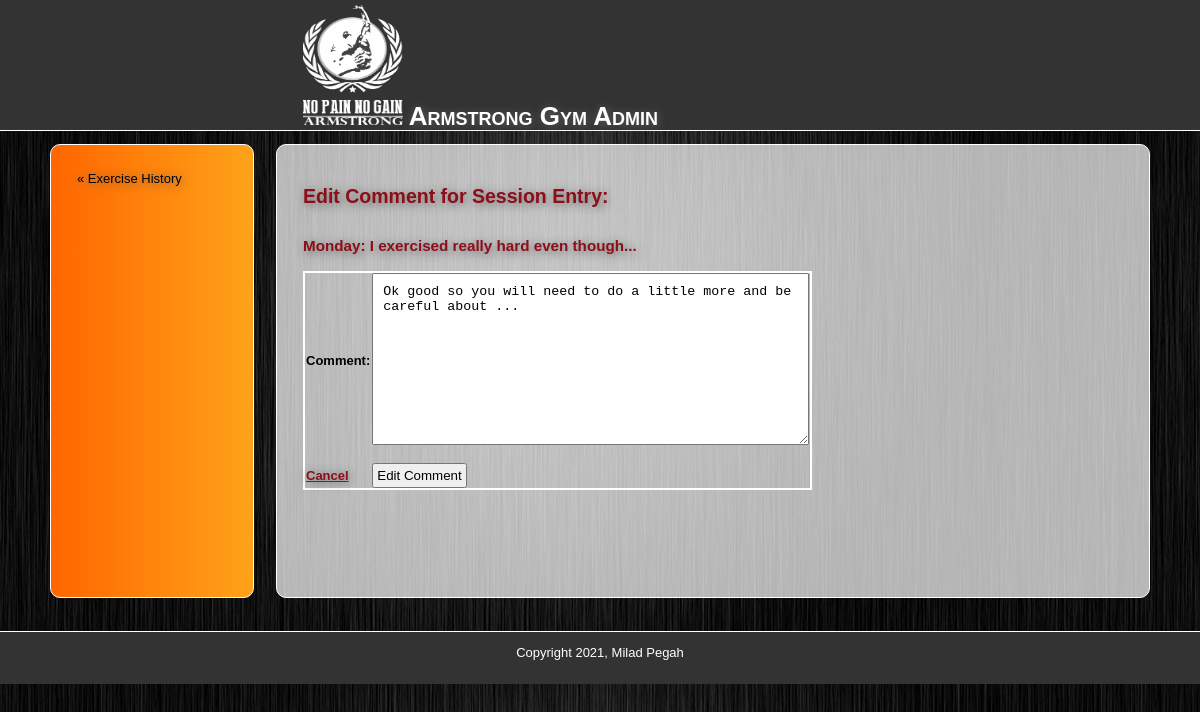
Page /comment.php?id=1 (signed in) on the committed database.
### tables this page shows
CREATE TABLE `sessions` (
  `id` int NOT NULL AUTO_INCREMENT,
  `user_id` int NOT NULL,
  `session_entry` text,
  `comment` text,
  `date` timestamp NULL DEFAULT CURRENT_TIMESTAMP ON UPDATE CURRENT_TIMESTAMP,
  PRIMARY KEY (`id`),
  KEY `user_id` (`user_id`),
  CONSTRAINT `sessions_ibfk_1` FOREIGN KEY (`user_id`) REFERENCES `users` (`id`) ON DELETE CASCADE ON UPDATE CASCADE
);

### includes/functions.php (called while the page is built, shortened)
<?php
function find_session_by_id($session_id) {
	global $connection;
	$safe_session_id = mysqli_real_escape_string($connection, $session_id);
	$query = "SELECT * ";
	$query .= "FROM sessions ";
	$query .= "WHERE id = {$safe_session_id} ";
	$query .= "LIMIT 1";
	$session_set = mysqli_query($connection, $query);
	if ($session = mysqli_fetch_assoc($session_set)) {
		return $session;
	} else {
		return null;
	}
}

### public/comment.php (the view, shortened to what this page needs)
<?php require_once("../includes/db_connection.php");  ?>
<?php require_once("../includes/functions.php");  ?>
<?php
  $comment_set = find_session_by_id($_GET["id"]);
?>
<?php include("../includes/layouts/header.php");  ?>
<div id="main">
    <div id="navigation">
        <a href="<?php echo filter_input(INPUT_SERVER, 'HTTP_REFERER'); ?>">&laquo; Exercise History</a><br />
    </div>
    <div id="page">
        <h2>Edit Comment for Session Entry:</h2>
        <h3><?php echo htmlentities($comment_set["session_entry"]); ?></h3>
        <form action="comment.php?id=<?php echo urlencode($comment_set["id"]); ?>" method="POST">
            <table class='center'>
                <tr>
                    <td>Comment:</td>
                    <td><textarea name="comment" rows="10" cols="50"><?php echo htmlentities($comment_set["comment"]); ?></textarea>
                    </td>
                </tr>
                <tr>
                    <td>&nbsp;</td>
                    <td>&nbsp;</td>
                </tr>
                <tr>
                    <td><a href="<?php echo filter_input(INPUT_SERVER, 'HTTP_REFERER'); ?>">Cancel</a></td>
                    <td><button type="submit" name="submit" value="Edit Comment">Edit Comment</button></td>
                </tr>
            </table>
        </form>
    </div>
</div>
<?php include("../includes/layouts/footer.php"); ?>

### public/stylesheets/public.css (style rules this page uses)
* { margin: 0; padding: 0; }
body { font-family: "Century Gothic", Tahoma, Helvetica, Arial, sans-serif; background-image: url(../images/gym.jpg); width: 100%; height: 100%; font-size: 13px; line-height: 15px; margin: 0 auto; min-width: 900px; }
button { padding: 3px; }
a { color: #8D0D19; text-shadow: 1px 1px 10px #666; }
#main { min-height: 500px; width: 1100px; margin: auto; }
#navigation { min-height: 400px; float: left; margin: 1em 0; padding: 2em; width: 150px; font-family: "Century Gothic", Tahoma, Helvetica, Arial, sans-serif; color: #000000; border: 1px solid white; -webkit-border-radius: 10px; -moz-border-radius: 10px; -o-border-radius: 10px; border-radius: 10px; background: -webkit-linear-gradient(270deg, #FFA319, #FF6600); background: -moz-linear-gradient(270deg, #FFA319, #FF6600); background: -o-linear-gradient(270deg, #FFA319, #FF6600); background: -ms-linear-gradient(270deg, #FFA319, #FF6600); background: linear-gradient(270deg, #FFA319, #FF6600); }
#navigation a { font-family: Helvetica, Arial, sans-serif; color: black; text-decoration: none; }
#page { margin: 1em 0; float: right; min-height: 400px; width: 820px; background-color: rgba(255,255,255, 0.7); padding: 2em; border: 1px solid white; -webkit-border-radius: 10px; -moz-border-radius: 10px; -o-border-radius: 10px; border-radius: 10px; }
#page h2 { color: #8D0D19; line-height: 50px; text-shadow: 2px 2px 10px #666; }
#page h3 { color: #8D0D19; line-height: 50px; text-shadow: 2px 2px 10px #666; }
td { padding: 0 1px; font-weight: bold; }
table { border: 2px solid white; border-collapse: collapse; }
textarea { padding: 10px; -webkit-transition: background-color .75s ease; -moz-transition: background-color .75s ease; -o-transition: background-color .75s ease; transition: background-color .75s ease; }

### rows in the picture
sessions: session_entry "Monday: I exercised really hard even though...", comment "Ok good so you will need to do a little more and be careful about ..."
